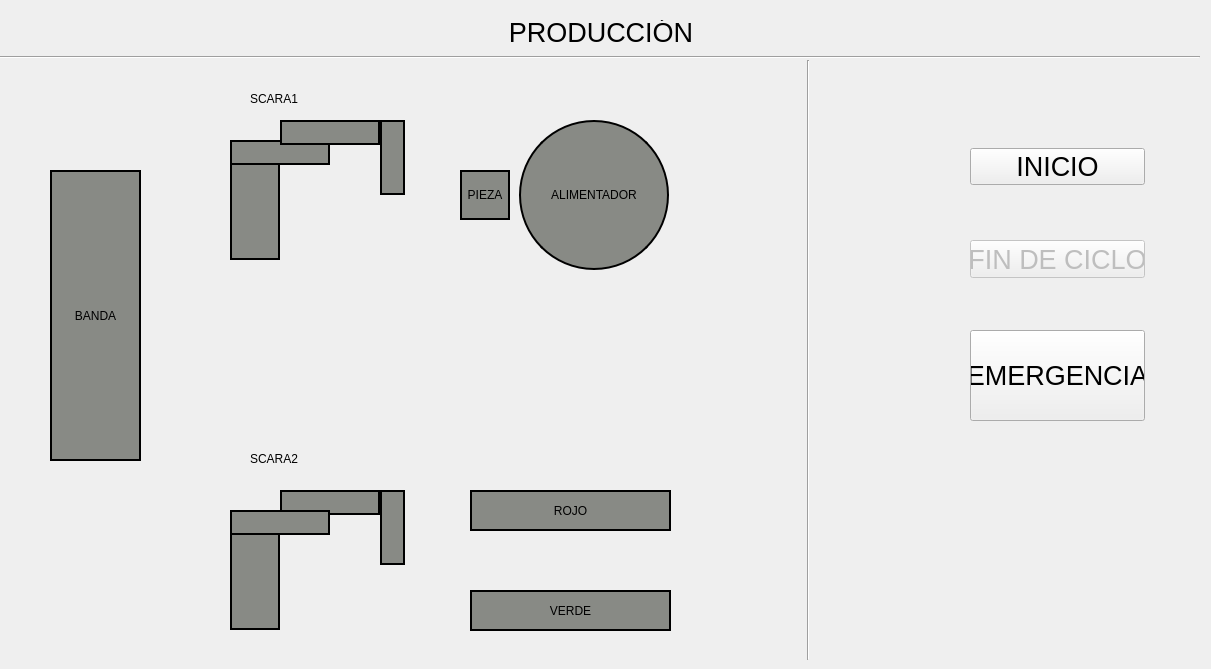
    <widget class="QWidget" name="tabWidgetPage2">
     <attribute name="title">
      <string>PRODUCCION</string>
     </attribute>
     <widget class="QLabel" name="label_10">
      <property name="geometry">
       <rect>
        <x>0</x>
        <y>20</y>
        <width>1202</width>
        <height>25</height>
       </rect>
      </property>
      <property name="minimumSize">
       <size>
        <width>0</width>
        <height>25</height>
       </size>
      </property>
      <property name="maximumSize">
       <size>
        <width>16777215</width>
        <height>25</height>
       </size>
      </property>
      <property name="font">
       <font>
        <pointsize>20</pointsize>
       </font>
      </property>
      <property name="text">
       <string>PRODUCCIÓN</string>
      </property>
      <property name="alignment">
       <set>Qt::AlignCenter</set>
      </property>
     </widget>
     <widget class="QWidget" name="verticalLayoutWidget_2">
      <property name="geometry">
       <rect>
        <x>0</x>
        <y>49</y>
        <width>1202</width>
        <height>16</height>
       </rect>
      </property>
      <layout class="QVBoxLayout" name="verticalLayout">
       <item>
        <widget class="Line" name="line_2">
         <property name="sizePolicy">
          <sizepolicy hsizetype="Preferred" vsizetype="Fixed">
           <horstretch>0</horstretch>
           <verstretch>0</verstretch>
          </sizepolicy>
         </property>
         <property name="minimumSize">
          <size>
           <width>1200</width>
           <height>2</height>
          </size>
         </property>
         <property name="maximumSize">
          <size>
           <width>1200</width>
           <height>2</height>
          </size>
         </property>
         <property name="orientation">
          <enum>Qt::Horizontal</enum>
         </property>
        </widget>
       </item>
      </layout>
     </widget>
     <widget class="QPushButton" name="ind_table">
      <property name="geometry">
       <rect>
        <x>519</x>
        <y>120</y>
        <width>150</width>
        <height>150</height>
       </rect>
      </property>
      <property name="minimumSize">
       <size>
        <width>150</width>
        <height>150</height>
       </size>
      </property>
      <property name="maximumSize">
       <size>
        <width>150</width>
        <height>150</height>
       </size>
      </property>
      <property name="styleSheet">
       <string notr="true">border-style: solid;
border-width: 2px;
border-color: rgb(0, 0, 0);
background-color: rgb(136, 138, 133);
border-radius: 75px;</string>
      </property>
      <property name="text">
       <string>ALIMENTADOR</string>
      </property>
     </widget>
     <widget class="Line" name="line_6">
      <property name="geometry">
       <rect>
        <x>800</x>
        <y>60</y>
        <width>16</width>
        <height>600</height>
       </rect>
      </property>
      <property name="minimumSize">
       <size>
        <width>16</width>
        <height>600</height>
       </size>
      </property>
      <property name="maximumSize">
       <size>
        <width>16</width>
        <height>600</height>
       </size>
      </property>
      <property name="orientation">
       <enum>Qt::Vertical</enum>
      </property>
     </widget>
     <widget class="QPushButton" name="ind_element">
      <property name="geometry">
       <rect>
        <x>460</x>
        <y>170</y>
        <width>50</width>
        <height>50</height>
       </rect>
      </property>
      <property name="minimumSize">
       <size>
        <width>50</width>
        <height>50</height>
       </size>
      </property>
      <property name="maximumSize">
       <size>
        <width>50</width>
        <height>50</height>
       </size>
      </property>
      <property name="styleSheet">
       <string notr="true">border-style: solid;
border-width: 2px;
border-color: rgb(0, 0, 0);
background-color: rgb(136, 138, 133);
</string>
      </property>
      <property name="text">
       <string>PIEZA</string>
      </property>
     </widget>
     <widget class="QPushButton" name="ind_scara1_4">
      <property name="geometry">
       <rect>
        <x>230</x>
        <y>160</y>
        <width>50</width>
        <height>100</height>
       </rect>
      </property>
      <property name="styleSheet">
       <string notr="true">border-style: solid;
border-width: 2px;
border-color: rgb(0, 0, 0);
background-color: rgb(136, 138, 133);</string>
      </property>
      <property name="text">
       <string/>
      </property>
     </widget>
     <widget class="QPushButton" name="ind_scara1_3">
      <property name="geometry">
       <rect>
        <x>230</x>
        <y>140</y>
        <width>100</width>
        <height>25</height>
       </rect>
      </property>
      <property name="styleSheet">
       <string notr="true">border-style: solid;
border-width: 2px;
border-color: rgb(0, 0, 0);
background-color: rgb(136, 138, 133);</string>
      </property>
      <property name="text">
       <string/>
      </property>
     </widget>
     <widget class="QPushButton" name="ind_scara1_2">
      <property name="geometry">
       <rect>
        <x>280</x>
        <y>120</y>
        <width>100</width>
        <height>25</height>
       </rect>
      </property>
      <property name="styleSheet">
       <string notr="true">border-style: solid;
border-width: 2px;
border-color: rgb(0, 0, 0);
background-color: rgb(136, 138, 133);</string>
      </property>
      <property name="text">
       <string/>
      </property>
     </widget>
     <widget class="QPushButton" name="ind_scara1_1">
      <property name="geometry">
       <rect>
        <x>380</x>
        <y>120</y>
        <width>25</width>
        <height>75</height>
       </rect>
      </property>
      <property name="styleSheet">
       <string notr="true">border-style: solid;
border-width: 2px;
border-color: rgb(0, 0, 0);
background-color: rgb(136, 138, 133);</string>
      </property>
      <property name="text">
       <string/>
      </property>
     </widget>
     <widget class="QPushButton" name="ind_banda">
      <property name="geometry">
       <rect>
        <x>50</x>
        <y>170</y>
        <width>91</width>
        <height>291</height>
       </rect>
      </property>
      <property name="styleSheet">
       <string notr="true">border-style: solid;
border-width: 2px;
border-color: rgb(0, 0, 0);
background-color: rgb(136, 138, 133);</string>
      </property>
      <property name="text">
       <string>BANDA</string>
      </property>
     </widget>
     <widget class="QPushButton" name="ind_scara2_4">
      <property name="geometry">
       <rect>
        <x>230</x>
        <y>530</y>
        <width>50</width>
        <height>100</height>
       </rect>
      </property>
      <property name="styleSheet">
       <string notr="true">border-style: solid;
border-width: 2px;
border-color: rgb(0, 0, 0);
background-color: rgb(136, 138, 133);</string>
      </property>
      <property name="text">
       <string/>
      </property>
     </widget>
     <widget class="QPushButton" name="ind_scara2_2">
      <property name="geometry">
       <rect>
        <x>280</x>
        <y>490</y>
        <width>100</width>
        <height>25</height>
       </rect>
      </property>
      <property name="styleSheet">
       <string notr="true">border-style: solid;
border-width: 2px;
border-color: rgb(0, 0, 0);
background-color: rgb(136, 138, 133);</string>
      </property>
      <property name="text">
       <string/>
      </property>
     </widget>
     <widget class="QPushButton" name="ind_scara2_3">
      <property name="geometry">
       <rect>
        <x>230</x>
        <y>510</y>
        <width>100</width>
        <height>25</height>
       </rect>
      </property>
      <property name="styleSheet">
       <string notr="true">border-style: solid;
border-width: 2px;
border-color: rgb(0, 0, 0);
background-color: rgb(136, 138, 133);</string>
      </property>
      <property name="text">
       <string/>
      </property>
     </widget>
     <widget class="QPushButton" name="ind_scara2_1">
      <property name="geometry">
       <rect>
        <x>380</x>
        <y>490</y>
        <width>25</width>
        <height>75</height>
       </rect>
      </property>
      <property name="styleSheet">
       <string notr="true">border-style: solid;
border-width: 2px;
border-color: rgb(0, 0, 0);
background-color: rgb(136, 138, 133);</string>
      </property>
      <property name="text">
       <string/>
      </property>
     </widget>
     <widget class="QPushButton" name="ind_class_1">
      <property name="geometry">
       <rect>
        <x>470</x>
        <y>490</y>
        <width>201</width>
        <height>41</height>
       </rect>
      </property>
      <property name="styleSheet">
       <string notr="true">border-style: solid;
border-width: 2px;
border-color: rgb(0, 0, 0);
background-color: rgb(136, 138, 133);</string>
      </property>
      <property name="text">
       <string>ROJO</string>
      </property>
     </widget>
     <widget class="QPushButton" name="ind_class_2">
      <property name="geometry">
       <rect>
        <x>470</x>
        <y>590</y>
        <width>201</width>
        <height>41</height>
       </rect>
      </property>
      <property name="styleSheet">
       <string notr="true">border-style: solid;
border-width: 2px;
border-color: rgb(0, 0, 0);
background-color: rgb(136, 138, 133);</string>
      </property>
      <property name="text">
       <string>VERDE</string>
      </property>
     </widget>
     <widget class="QLabel" name="label_15">
      <property name="geometry">
       <rect>
        <x>250</x>
        <y>90</y>
        <width>67</width>
        <height>17</height>
       </rect>
      </property>
      <property name="text">
       <string>SCARA1</string>
      </property>
     </widget>
     <widget class="QLabel" name="label_16">
      <property name="geometry">
       <rect>
        <x>250</x>
        <y>450</y>
        <width>67</width>
        <height>17</height>
       </rect>
      </property>
      <property name="text">
       <string>SCARA2</string>
      </property>
     </widget>
     <widget class="QPushButton" name="button_start">
      <property name="geometry">
       <rect>
        <x>970</x>
        <y>148</y>
        <width>175</width>
        <height>37</height>
       </rect>
      </property>
      <property name="font">
       <font>
        <pointsize>20</pointsize>
       </font>
      </property>
      <property name="text">
       <string>INICIO</string>
      </property>
     </widget>
     <widget class="QPushButton" name="button_stop">
      <property name="enabled">
       <bool>false</bool>
      </property>
      <property name="geometry">
       <rect>
        <x>970</x>
        <y>240</y>
        <width>175</width>
        <height>38</height>
       </rect>
      </property>
      <property name="font">
       <font>
        <pointsize>20</pointsize>
       </font>
      </property>
      <property name="text">
       <string>FIN DE CICLO</string>
      </property>
     </widget>
     <widget class="QPushButton" name="button_stop_emer">
      <property name="geometry">
       <rect>
        <x>970</x>
        <y>330</y>
        <width>175</width>
        <height>91</height>
       </rect>
      </property>
      <property name="font">
       <font>
        <pointsize>20</pointsize>
       </font>
      </property>
      <property name="text">
       <string>EMERGENCIA</string>
      </property>
     </widget>
    </widget>
